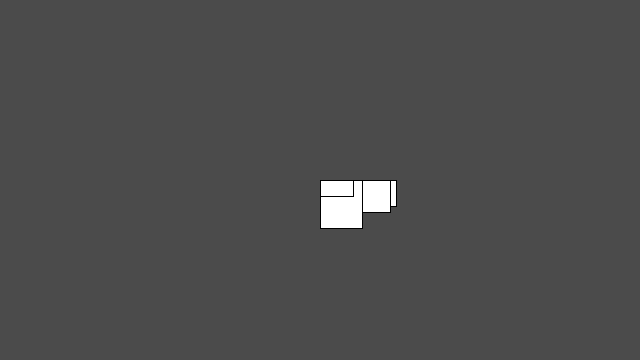
Frame 1 (no input)
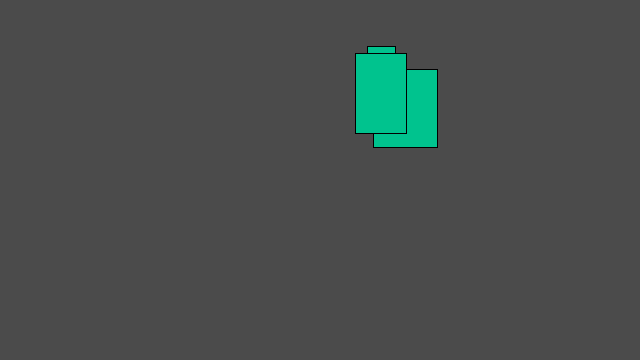
Frame 60 (the mouse pressed at the canvas centre just before this capture)
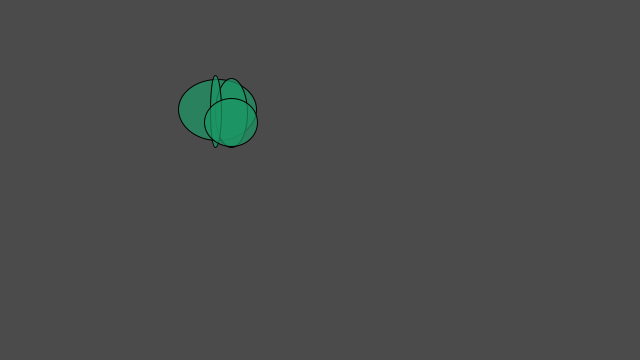
Frame 120 (the mouse held since frame 60 and released just before this capture)

The Processing sketch that drew these frames (run headless with seeded random() and noise(); from frame 60 on, the mouse is pressed at the canvas centre):

// Processing sketch: processing_20767
// ── processing_20767.pde

/**

This program will create randomly placed and sized
rectangles or ellipses(if mouse is pressed).

**/

// number of ellipses on screen at one time
int num = 5;
// the range os values for ellipse size and position
int range = 30;

float[] ax = new float[num];
float[] ay = new float[num]; 


void setup() 
{
  size(640, 360);
  for(int i = 0; i < num; i++) {
    ax[i] = width/2;
    ay[i] = height/2;
  }
  smooth();
  frameRate(10);
}

void draw() 
{
  background(75);
  
  // Shift all elements 1 place to the left
  for(int i = 1; i < num; i++) {
    ax[i-1] = ax[i];
    ay[i-1] = ay[i];
  }

  // Put a new value at the end of the array
  ax[num-1] += random(-range, range);
  ay[num-1] += random(-range, range);

  // Constrain all points to the screen
  ax[num-1] = constrain(ax[num-1], 0, width);
  ay[num-1] = constrain(ay[num-1], 0, height);
  
  // Draw a rectangle/ellipse with random size and position
  if(mousePressed){
   
  for(int i=1; i<num; i++)   
    ellipse(ax[i-1], ay[i-1],random(10,80),random(10,80));
    fill(random(20,100),150,100,random(255));
  }
  else{
    for(int i=1; i<num; i++)
    rect(ax[i-1], ay[i-1],random(10,80), random(10,80));
    fill( 0, random(20,200), random(20,200));
    }
}
